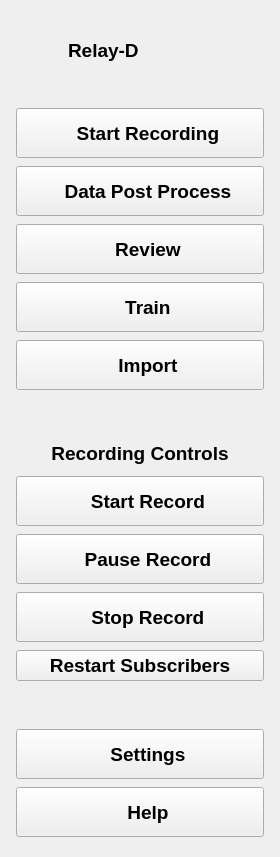
     <widget class="QWidget" name="leftMenuContainer" native="true">
      <property name="maximumSize">
       <size>
        <width>300</width>
        <height>16777215</height>
       </size>
      </property>
      <layout class="QVBoxLayout" name="verticalLayout">
       <property name="spacing">
        <number>0</number>
       </property>
       <property name="leftMargin">
        <number>0</number>
       </property>
       <property name="topMargin">
        <number>0</number>
       </property>
       <property name="rightMargin">
        <number>0</number>
       </property>
       <property name="bottomMargin">
        <number>0</number>
       </property>
       <item>
        <widget class="QWidget" name="leftMenuSubContainer" native="true">
         <property name="minimumSize">
          <size>
           <width>280</width>
           <height>0</height>
          </size>
         </property>
         <property name="maximumSize">
          <size>
           <width>300</width>
           <height>16777215</height>
          </size>
         </property>
         <property name="font">
          <font>
           <pointsize>14</pointsize>
           <weight>75</weight>
           <bold>true</bold>
          </font>
         </property>
         <layout class="QVBoxLayout" name="verticalLayout_2">
          <property name="spacing">
           <number>8</number>
          </property>
          <property name="leftMargin">
           <number>16</number>
          </property>
          <property name="topMargin">
           <number>20</number>
          </property>
          <property name="rightMargin">
           <number>16</number>
          </property>
          <property name="bottomMargin">
           <number>20</number>
          </property>
          <item alignment="Qt::AlignTop">
           <widget class="QWidget" name="widget" native="true">
            <property name="minimumSize">
             <size>
              <width>0</width>
              <height>60</height>
             </size>
            </property>
            <layout class="QHBoxLayout" name="horizontalLayout_2">
             <property name="spacing">
              <number>12</number>
             </property>
             <property name="leftMargin">
              <number>0</number>
             </property>
             <property name="topMargin">
              <number>0</number>
             </property>
             <property name="rightMargin">
              <number>0</number>
             </property>
             <property name="bottomMargin">
              <number>0</number>
             </property>
             <item>
              <widget class="QLabel" name="logoLabel">
               <property name="minimumSize">
                <size>
                 <width>40</width>
                 <height>40</height>
                </size>
               </property>
               <property name="maximumSize">
                <size>
                 <width>40</width>
                 <height>40</height>
                </size>
               </property>
               <property name="text">
                <string/>
               </property>
               <property name="pixmap">
                <pixmap resource="../../resources.qrc">:/img/resources/img/relayd_logo_simple.png</pixmap>
               </property>
               <property name="scaledContents">
                <bool>true</bool>
               </property>
               <property name="alignment">
                <set>Qt::AlignCenter</set>
               </property>
              </widget>
             </item>
             <item>
              <widget class="QLabel" name="titleLabel">
               <property name="text">
                <string>Relay-D</string>
               </property>
               <property name="alignment">
                <set>Qt::AlignLeading|Qt::AlignLeft|Qt::AlignVCenter</set>
               </property>
              </widget>
             </item>
            </layout>
           </widget>
          </item>
          <item>
           <spacer name="verticalSpacer_2">
            <property name="orientation">
             <enum>Qt::Vertical</enum>
            </property>
            <property name="sizeType">
             <enum>QSizePolicy::Fixed</enum>
            </property>
            <property name="sizeHint" stdset="0">
             <size>
              <width>20</width>
              <height>20</height>
             </size>
            </property>
           </spacer>
          </item>
          <item>
           <widget class="QWidget" name="widget_2" native="true">
            <property name="sizePolicy">
             <sizepolicy hsizetype="Preferred" vsizetype="Preferred">
              <horstretch>0</horstretch>
              <verstretch>0</verstretch>
             </sizepolicy>
            </property>
            <layout class="QVBoxLayout" name="verticalLayout_3">
             <property name="spacing">
              <number>8</number>
             </property>
             <property name="leftMargin">
              <number>0</number>
             </property>
             <property name="topMargin">
              <number>0</number>
             </property>
             <property name="rightMargin">
              <number>0</number>
             </property>
             <property name="bottomMargin">
              <number>0</number>
             </property>
             <item>
              <widget class="QPushButton" name="btn_start">
               <property name="minimumSize">
                <size>
                 <width>0</width>
                 <height>50</height>
                </size>
               </property>
               <property name="maximumSize">
                <size>
                 <width>16777215</width>
                 <height>50</height>
                </size>
               </property>
               <property name="font">
                <font>
                 <pointsize>14</pointsize>
                 <weight>75</weight>
                 <bold>true</bold>
                </font>
               </property>
               <property name="toolTip">
                <string>Start Recording Session</string>
               </property>
               <property name="text">
                <string>   Start Recording</string>
               </property>
               <property name="icon">
                <iconset resource="../../resources.qrc">
                 <normaloff>:/icons/resources/icons/camera.png</normaloff>:/icons/resources/icons/camera.png</iconset>
               </property>
               <property name="iconSize">
                <size>
                 <width>24</width>
                 <height>24</height>
                </size>
               </property>
               <property name="autoDefault">
                <bool>false</bool>
               </property>
               <property name="default">
                <bool>false</bool>
               </property>
               <property name="flat">
                <bool>false</bool>
               </property>
              </widget>
             </item>
             <item>
              <widget class="QPushButton" name="btn_data_post_process">
               <property name="minimumSize">
                <size>
                 <width>0</width>
                 <height>50</height>
                </size>
               </property>
               <property name="maximumSize">
                <size>
                 <width>16777215</width>
                 <height>50</height>
                </size>
               </property>
               <property name="font">
                <font>
                 <pointsize>14</pointsize>
                 <weight>75</weight>
                 <bold>true</bold>
                </font>
               </property>
               <property name="toolTip">
                <string>Data Analysis and Processing</string>
               </property>
               <property name="text">
                <string>   Data Post Process</string>
               </property>
               <property name="icon">
                <iconset resource="../../resources.qrc">
                 <normaloff>:/icons/resources/icons/data.png</normaloff>:/icons/resources/icons/data.png</iconset>
               </property>
               <property name="iconSize">
                <size>
                 <width>24</width>
                 <height>24</height>
                </size>
               </property>
              </widget>
             </item>
             <item>
              <widget class="QPushButton" name="btn_review">
               <property name="minimumSize">
                <size>
                 <width>0</width>
                 <height>50</height>
                </size>
               </property>
               <property name="maximumSize">
                <size>
                 <width>16777215</width>
                 <height>50</height>
                </size>
               </property>
               <property name="font">
                <font>
                 <pointsize>14</pointsize>
                 <weight>75</weight>
                 <bold>true</bold>
                </font>
               </property>
               <property name="toolTip">
                <string>Review Recorded Demos</string>
               </property>
               <property name="text">
                <string>   Review</string>
               </property>
               <property name="icon">
                <iconset resource="../../resources.qrc">
                 <normaloff>:/icons/resources/icons/video.png</normaloff>:/icons/resources/icons/video.png</iconset>
               </property>
               <property name="iconSize">
                <size>
                 <width>24</width>
                 <height>24</height>
                </size>
               </property>
              </widget>
             </item>
             <item>
              <widget class="QPushButton" name="btn_train">
               <property name="minimumSize">
                <size>
                 <width>0</width>
                 <height>50</height>
                </size>
               </property>
               <property name="maximumSize">
                <size>
                 <width>16777215</width>
                 <height>50</height>
                </size>
               </property>
               <property name="font">
                <font>
                 <pointsize>14</pointsize>
                 <weight>75</weight>
                 <bold>true</bold>
                </font>
               </property>
               <property name="toolTip">
                <string>Train a Policy</string>
               </property>
               <property name="text">
                <string>   Train</string>
               </property>
               <property name="icon">
                <iconset resource="../../resources.qrc">
                 <normaloff>:/icons/resources/icons/play.png</normaloff>:/icons/resources/icons/play.png</iconset>
               </property>
               <property name="iconSize">
                <size>
                 <width>24</width>
                 <height>24</height>
                </size>
               </property>
              </widget>
             </item>
            </layout>
           </widget>
          </item>
          <item>
           <widget class="QPushButton" name="btn_import">
            <property name="minimumSize">
             <size>
              <width>0</width>
              <height>50</height>
             </size>
            </property>
            <property name="font">
             <font>
              <pointsize>14</pointsize>
              <weight>75</weight>
              <bold>true</bold>
             </font>
            </property>
            <property name="toolTip">
             <string>Import Configuration Files</string>
            </property>
            <property name="text">
             <string>   Import</string>
            </property>
            <property name="icon">
             <iconset resource="../../resources.qrc">
              <normaloff>:/icons/resources/icons/import.png</normaloff>:/icons/resources/icons/import.png</iconset>
            </property>
            <property name="iconSize">
             <size>
              <width>24</width>
              <height>24</height>
             </size>
            </property>
           </widget>
          </item>
          <item>
           <spacer name="verticalSpacer">
            <property name="orientation">
             <enum>Qt::Vertical</enum>
            </property>
            <property name="sizeType">
             <enum>QSizePolicy::Expanding</enum>
            </property>
            <property name="sizeHint" stdset="0">
             <size>
              <width>20</width>
              <height>40</height>
             </size>
            </property>
           </spacer>
          </item>
          <item>
           <widget class="QLabel" name="recordingLabel">
            <property name="minimumSize">
             <size>
              <width>0</width>
              <height>30</height>
             </size>
            </property>
            <property name="text">
             <string>Recording Controls</string>
            </property>
            <property name="alignment">
             <set>Qt::AlignCenter</set>
            </property>
           </widget>
          </item>
          <item>
           <widget class="QPushButton" name="btn_start_record">
            <property name="minimumSize">
             <size>
              <width>0</width>
              <height>50</height>
             </size>
            </property>
            <property name="font">
             <font>
              <pointsize>14</pointsize>
              <weight>75</weight>
              <bold>true</bold>
             </font>
            </property>
            <property name="toolTip">
             <string>Start Recording</string>
            </property>
            <property name="text">
             <string>   Start Record</string>
            </property>
            <property name="icon">
             <iconset resource="../../resources.qrc">
              <normaloff>:/icons/resources/icons/play.png</normaloff>:/icons/resources/icons/play.png</iconset>
            </property>
            <property name="iconSize">
             <size>
              <width>24</width>
              <height>24</height>
             </size>
            </property>
           </widget>
          </item>
          <item>
           <widget class="QPushButton" name="btn_pause_record">
            <property name="minimumSize">
             <size>
              <width>0</width>
              <height>50</height>
             </size>
            </property>
            <property name="font">
             <font>
              <pointsize>14</pointsize>
              <weight>75</weight>
              <bold>true</bold>
             </font>
            </property>
            <property name="toolTip">
             <string>Pause Recording</string>
            </property>
            <property name="text">
             <string>   Pause Record</string>
            </property>
            <property name="icon">
             <iconset resource="../../resources.qrc">
              <normaloff>:/icons/resources/icons/video-pause-button.png</normaloff>:/icons/resources/icons/video-pause-button.png</iconset>
            </property>
            <property name="iconSize">
             <size>
              <width>24</width>
              <height>24</height>
             </size>
            </property>
           </widget>
          </item>
          <item>
           <widget class="QPushButton" name="btn_stop_record">
            <property name="minimumSize">
             <size>
              <width>0</width>
              <height>50</height>
             </size>
            </property>
            <property name="font">
             <font>
              <pointsize>14</pointsize>
              <weight>75</weight>
              <bold>true</bold>
             </font>
            </property>
            <property name="toolTip">
             <string>Stop Recording</string>
            </property>
            <property name="text">
             <string>   Stop Record</string>
            </property>
            <property name="icon">
             <iconset resource="../../resources.qrc">
              <normaloff>:/icons/resources/icons/stop-button.png</normaloff>:/icons/resources/icons/stop-button.png</iconset>
            </property>
            <property name="iconSize">
             <size>
              <width>24</width>
              <height>24</height>
             </size>
            </property>
           </widget>
          </item>
          <item>
           <widget class="QPushButton" name="btn_restart_subscribers">
            <property name="text">
             <string>Restart Subscribers</string>
            </property>
           </widget>
          </item>
          <item>
           <spacer name="verticalSpacer_3">
            <property name="orientation">
             <enum>Qt::Vertical</enum>
            </property>
            <property name="sizeType">
             <enum>QSizePolicy::Expanding</enum>
            </property>
            <property name="sizeHint" stdset="0">
             <size>
              <width>20</width>
              <height>40</height>
             </size>
            </property>
           </spacer>
          </item>
          <item alignment="Qt::AlignBottom">
           <widget class="QWidget" name="widget_3" native="true">
            <layout class="QVBoxLayout" name="verticalLayout_4">
             <property name="spacing">
              <number>8</number>
             </property>
             <property name="leftMargin">
              <number>0</number>
             </property>
             <property name="topMargin">
              <number>0</number>
             </property>
             <property name="rightMargin">
              <number>0</number>
             </property>
             <property name="bottomMargin">
              <number>0</number>
             </property>
             <item>
              <widget class="QPushButton" name="btn_settings">
               <property name="minimumSize">
                <size>
                 <width>0</width>
                 <height>50</height>
                </size>
               </property>
               <property name="maximumSize">
                <size>
                 <width>16777215</width>
                 <height>50</height>
                </size>
               </property>
               <property name="font">
                <font>
                 <pointsize>14</pointsize>
                 <weight>75</weight>
                 <bold>true</bold>
                </font>
               </property>
               <property name="toolTip">
                <string>Application Settings</string>
               </property>
               <property name="text">
                <string>   Settings</string>
               </property>
               <property name="icon">
                <iconset resource="../../resources.qrc">
                 <normaloff>:/icons/resources/icons/setting.png</normaloff>:/icons/resources/icons/setting.png</iconset>
               </property>
               <property name="iconSize">
                <size>
                 <width>24</width>
                 <height>24</height>
                </size>
               </property>
              </widget>
             </item>
             <item>
              <widget class="QPushButton" name="btn_help">
               <property name="minimumSize">
                <size>
                 <width>0</width>
                 <height>50</height>
                </size>
               </property>
               <property name="maximumSize">
                <size>
                 <width>16777215</width>
                 <height>50</height>
                </size>
               </property>
               <property name="font">
                <font>
                 <pointsize>14</pointsize>
                 <weight>75</weight>
                 <bold>true</bold>
                </font>
               </property>
               <property name="toolTip">
                <string>Help and Documentation</string>
               </property>
               <property name="text">
                <string>   Help</string>
               </property>
               <property name="icon">
                <iconset resource="../../resources.qrc">
                 <normaloff>:/icons/resources/icons/question.png</normaloff>:/icons/resources/icons/question.png</iconset>
               </property>
               <property name="iconSize">
                <size>
                 <width>24</width>
                 <height>24</height>
                </size>
               </property>
              </widget>
             </item>
            </layout>
           </widget>
          </item>
         </layout>
         <zorder>btn_restart_subscribers</zorder>
         <zorder>widget</zorder>
         <zorder>widget_2</zorder>
         <zorder>btn_import</zorder>
         <zorder>recordingLabel</zorder>
         <zorder>btn_start_record</zorder>
         <zorder>btn_pause_record</zorder>
         <zorder>btn_stop_record</zorder>
         <zorder>widget_3</zorder>
        </widget>
       </item>
      </layout>
     </widget>
